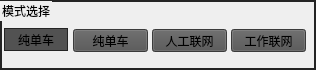
     <widget class="QGroupBox" name="groupBox_7">
      <property name="geometry">
       <rect>
        <x>6</x>
        <y>4</y>
        <width>316</width>
        <height>70</height>
       </rect>
      </property>
      <property name="styleSheet">
       <string notr="true">QGroupBox {
  border: 1.5px solid rgb(36, 36, 36);
}

</string>
      </property>
      <property name="title">
       <string>模式选择</string>
      </property>
      <widget class="QLabel" name="label_2">
       <property name="geometry">
        <rect>
         <x>4</x>
         <y>28</y>
         <width>64</width>
         <height>23</height>
        </rect>
       </property>
       <property name="styleSheet">
        <string notr="true">border: 1px solid rgb(36, 36, 36); background: rgb(82, 82, 82);
</string>
       </property>
       <property name="text">
        <string>纯单车</string>
       </property>
       <property name="alignment">
        <set>Qt::AlignCenter</set>
       </property>
      </widget>
      <widget class="QPushButton" name="pushButton_single">
       <property name="enabled">
        <bool>true</bool>
       </property>
       <property name="geometry">
        <rect>
         <x>73</x>
         <y>29</y>
         <width>75</width>
         <height>23</height>
        </rect>
       </property>
       <property name="styleSheet">
        <string notr="true">
QPushButton:enabled {
        background: rgb(82, 82, 82);
}
QPushButton:enabled:hover{
        background: rgb(100, 100, 100);
}
QPushButton:enabled:pressed{
        background: rgb(56, 56, 56);
}</string>
       </property>
       <property name="text">
        <string>纯单车</string>
       </property>
      </widget>
      <widget class="QPushButton" name="pushButton_HumanNetwork">
       <property name="geometry">
        <rect>
         <x>152</x>
         <y>29</y>
         <width>75</width>
         <height>23</height>
        </rect>
       </property>
       <property name="styleSheet">
        <string notr="true">QPushButton:enabled {
        background: rgb(82, 82, 82);
}
QPushButton:enabled:hover{
        background: rgb(100, 100, 100);
}
QPushButton:enabled:pressed{
        background: rgb(56, 56, 56);
}</string>
       </property>
       <property name="text">
        <string>人工联网</string>
       </property>
      </widget>
      <widget class="QPushButton" name="pushButton_Networking">
       <property name="geometry">
        <rect>
         <x>231</x>
         <y>29</y>
         <width>75</width>
         <height>23</height>
        </rect>
       </property>
       <property name="styleSheet">
        <string notr="true">QPushButton:enabled {
        background: rgb(82, 82, 82);
}
QPushButton:enabled:hover{
        background: rgb(100, 100, 100);
}
QPushButton:enabled:pressed{
        background: rgb(56, 56, 56);
}</string>
       </property>
       <property name="text">
        <string>工作联网</string>
       </property>
      </widget>
     </widget>
